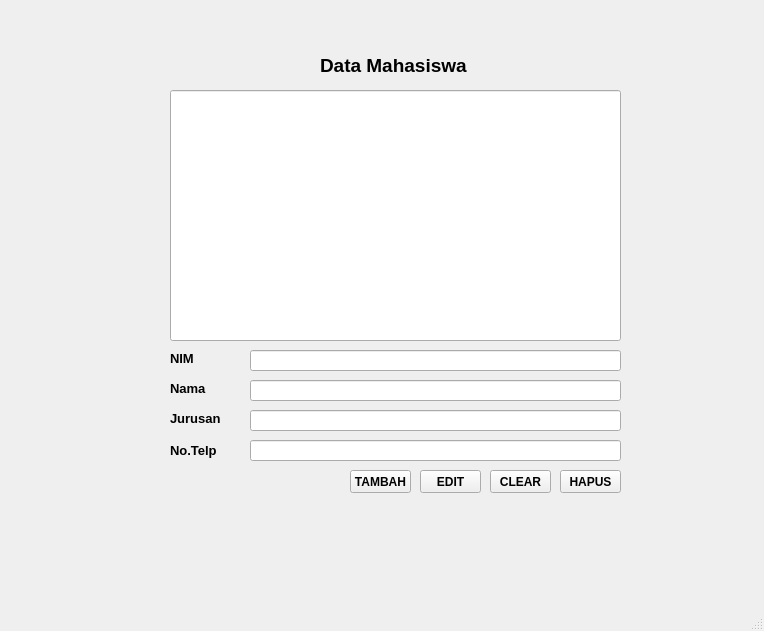
<?xml version="1.0" encoding="UTF-8"?>
<ui version="4.0">
 <class>MainWindow</class>
 <widget class="QMainWindow" name="MainWindow">
  <property name="geometry">
   <rect>
    <x>0</x>
    <y>0</y>
    <width>764</width>
    <height>631</height>
   </rect>
  </property>
  <property name="windowTitle">
   <string>MainWindow</string>
  </property>
  <widget class="QWidget" name="centralwidget">
   <widget class="QLineEdit" name="lineEdit">
    <property name="geometry">
     <rect>
      <x>170</x>
      <y>90</y>
      <width>451</width>
      <height>251</height>
     </rect>
    </property>
   </widget>
   <widget class="QLineEdit" name="lineEdit_2">
    <property name="geometry">
     <rect>
      <x>250</x>
      <y>350</y>
      <width>371</width>
      <height>21</height>
     </rect>
    </property>
   </widget>
   <widget class="QLabel" name="label">
    <property name="geometry">
     <rect>
      <x>320</x>
      <y>50</y>
      <width>191</width>
      <height>31</height>
     </rect>
    </property>
    <property name="font">
     <font>
      <pointsize>14</pointsize>
      <weight>75</weight>
      <bold>true</bold>
     </font>
    </property>
    <property name="text">
     <string>Data Mahasiswa</string>
    </property>
   </widget>
   <widget class="QLabel" name="label_2">
    <property name="geometry">
     <rect>
      <x>170</x>
      <y>350</y>
      <width>41</width>
      <height>16</height>
     </rect>
    </property>
    <property name="font">
     <font>
      <pointsize>10</pointsize>
      <weight>75</weight>
      <bold>true</bold>
     </font>
    </property>
    <property name="text">
     <string>NIM</string>
    </property>
   </widget>
   <widget class="QLineEdit" name="lineEdit_3">
    <property name="geometry">
     <rect>
      <x>250</x>
      <y>380</y>
      <width>371</width>
      <height>21</height>
     </rect>
    </property>
   </widget>
   <widget class="QLineEdit" name="lineEdit_4">
    <property name="geometry">
     <rect>
      <x>250</x>
      <y>410</y>
      <width>371</width>
      <height>21</height>
     </rect>
    </property>
   </widget>
   <widget class="QLabel" name="label_3">
    <property name="geometry">
     <rect>
      <x>170</x>
      <y>380</y>
      <width>61</width>
      <height>16</height>
     </rect>
    </property>
    <property name="font">
     <font>
      <pointsize>10</pointsize>
      <weight>75</weight>
      <bold>true</bold>
     </font>
    </property>
    <property name="text">
     <string>Nama</string>
    </property>
   </widget>
   <widget class="QLabel" name="label_4">
    <property name="geometry">
     <rect>
      <x>170</x>
      <y>410</y>
      <width>71</width>
      <height>16</height>
     </rect>
    </property>
    <property name="font">
     <font>
      <pointsize>10</pointsize>
      <weight>75</weight>
      <bold>true</bold>
     </font>
    </property>
    <property name="text">
     <string>Jurusan</string>
    </property>
   </widget>
   <widget class="QLineEdit" name="lineEdit_5">
    <property name="geometry">
     <rect>
      <x>250</x>
      <y>440</y>
      <width>371</width>
      <height>21</height>
     </rect>
    </property>
   </widget>
   <widget class="QLabel" name="label_5">
    <property name="geometry">
     <rect>
      <x>170</x>
      <y>440</y>
      <width>71</width>
      <height>21</height>
     </rect>
    </property>
    <property name="font">
     <font>
      <pointsize>10</pointsize>
      <weight>75</weight>
      <bold>true</bold>
     </font>
    </property>
    <property name="text">
     <string>No.Telp</string>
    </property>
   </widget>
   <widget class="QPushButton" name="pushButton">
    <property name="geometry">
     <rect>
      <x>350</x>
      <y>470</y>
      <width>61</width>
      <height>23</height>
     </rect>
    </property>
    <property name="font">
     <font>
      <weight>75</weight>
      <bold>true</bold>
     </font>
    </property>
    <property name="text">
     <string>TAMBAH</string>
    </property>
   </widget>
   <widget class="QPushButton" name="pushButton_2">
    <property name="geometry">
     <rect>
      <x>420</x>
      <y>470</y>
      <width>61</width>
      <height>23</height>
     </rect>
    </property>
    <property name="font">
     <font>
      <weight>75</weight>
      <bold>true</bold>
     </font>
    </property>
    <property name="text">
     <string>EDIT</string>
    </property>
   </widget>
   <widget class="QPushButton" name="pushButton_3">
    <property name="geometry">
     <rect>
      <x>490</x>
      <y>470</y>
      <width>61</width>
      <height>23</height>
     </rect>
    </property>
    <property name="font">
     <font>
      <weight>75</weight>
      <bold>true</bold>
     </font>
    </property>
    <property name="text">
     <string>CLEAR</string>
    </property>
   </widget>
   <widget class="QPushButton" name="pushButton_4">
    <property name="geometry">
     <rect>
      <x>560</x>
      <y>470</y>
      <width>61</width>
      <height>23</height>
     </rect>
    </property>
    <property name="font">
     <font>
      <weight>75</weight>
      <bold>true</bold>
     </font>
    </property>
    <property name="text">
     <string>HAPUS</string>
    </property>
   </widget>
  </widget>
  <widget class="QMenuBar" name="menubar">
   <property name="geometry">
    <rect>
     <x>0</x>
     <y>0</y>
     <width>764</width>
     <height>26</height>
    </rect>
   </property>
  </widget>
  <widget class="QStatusBar" name="statusbar"/>
 </widget>
 <resources/>
 <connections/>
</ui>
